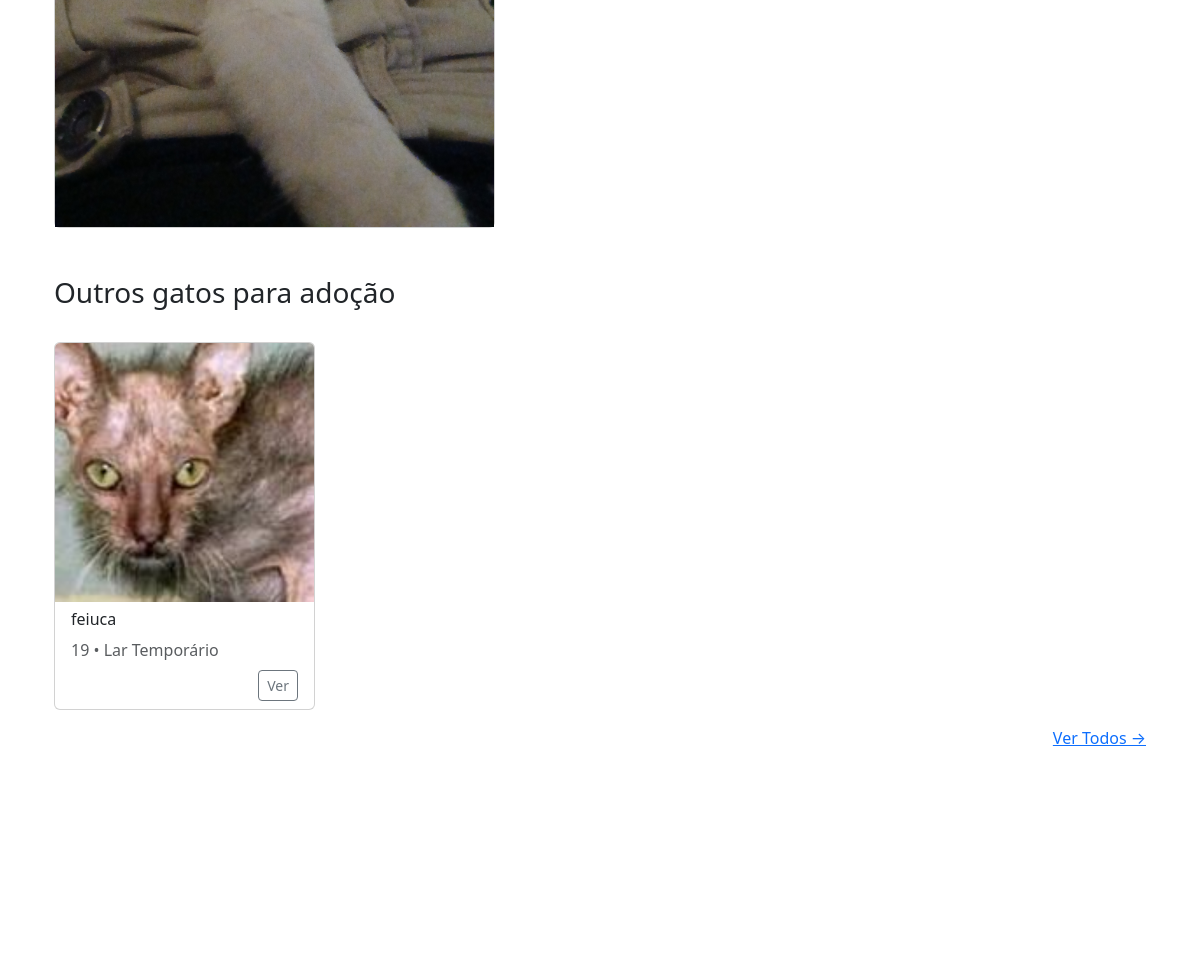
Page /adocoes/gato/2/ (middle part) on the earlier database version.
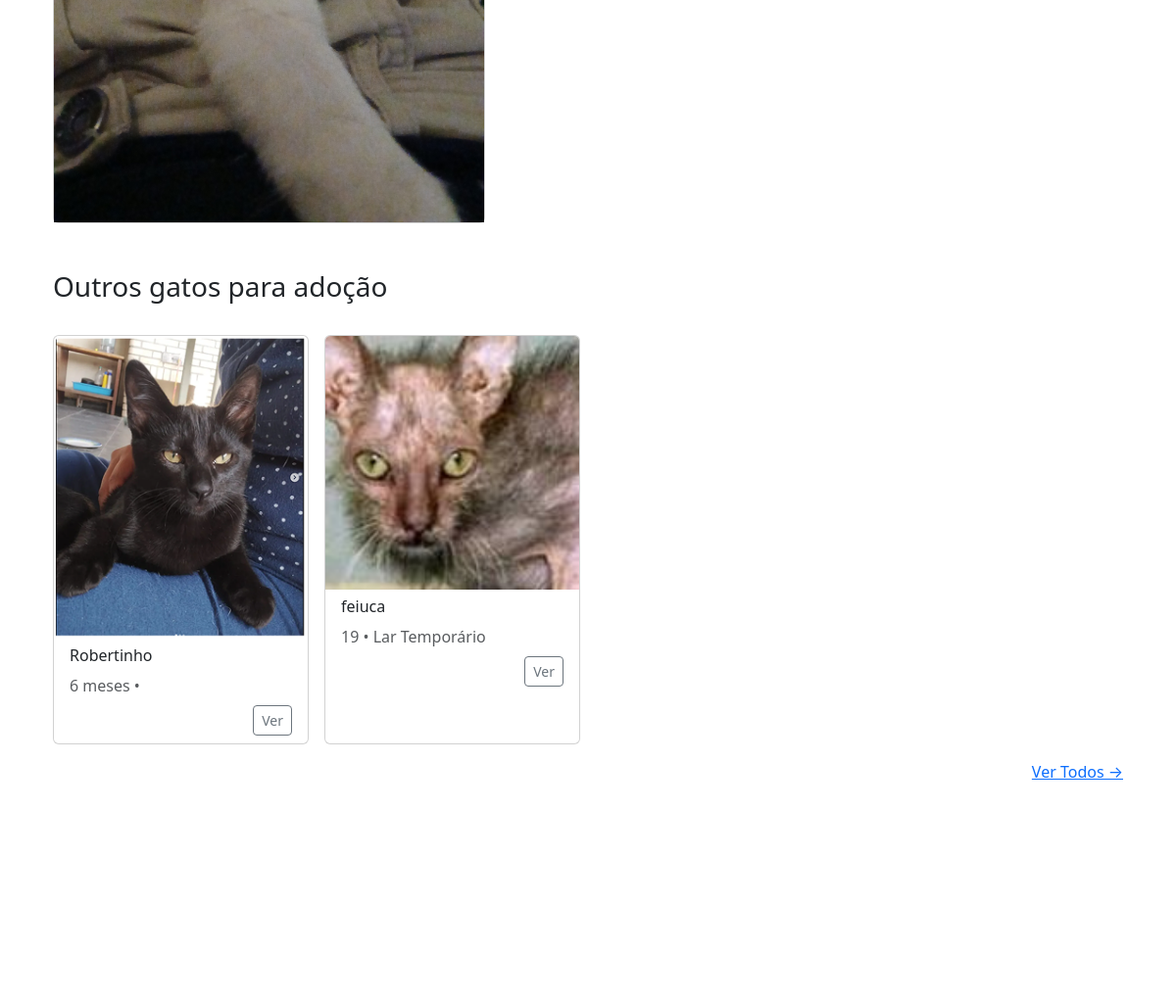
Same page on the later database version.
### gatos/models.py (models this page shows, shortened)
class Gato(models.Model):
    SEXO_CHOICES = [
        ("M", "Macho"),
        ("F", "Fêmea"),
    ]
    nome = models.CharField(max_length=100, verbose_name="Nome do gato")
    sexo = models.CharField(max_length=1, choices=SEXO_CHOICES, verbose_name="Sexo", blank=False, null=False)
    idade = models.CharField(max_length=10, verbose_name="Idade")
    descricao = models.TextField(max_length=10000, verbose_name="Sobre o gato")
    imagem = models.ImageField(upload_to="gatos/", verbose_name="Foto do gato")
    lar_temporario = models.BooleanField(default=False, verbose_name="Precisa de lar temporário")
    cuidado = models.ForeignKey(Cuidado, on_delete=models.CASCADE, verbose_name="Cuidados")
    temperamento = models.ForeignKey(Temperamento, on_delete=models.CASCADE, verbose_name="Temperamento")
    sociavel = models.ForeignKey(Sociavel, on_delete=models.CASCADE, verbose_name="Socialização")
    moradia = models.ForeignKey(Moradia, on_delete=models.CASCADE, verbose_name="Moradia adequada")
    adotado = models.BooleanField(default=False, verbose_name="Adotado")
    created_at = models.DateTimeField(auto_now_add=True, verbose_name="Criado em")
    updated_at = models.DateTimeField(auto_now=True, verbose_name="Atualizado em")
    class Meta:
        verbose_name = "Gato"
        verbose_name_plural = "Gatos"
        db_table = "gatos"
        ordering = ["-created_at"]

### adocoes/views.py (the view)
# urls.py: path('gato/<int:pk>/', views.GatoDetailView.as_view(), name='detail'),
class GatoDetailView(DetailView):
    model = Gato
    template_name = 'adocoes/adocao_detail.html'
    context_object_name = 'gato'
    def get_context_data(self, **kwargs):
        ctx = super().get_context_data(**kwargs)
        ctx['other_gatos'] = Gato.objects.filter(adotados__isnull=True).exclude(pk=self.object.pk)[:4]
        return ctx

### gatos/context_processors.py (called while the page is built)
def dashboard_totals(request):
    total_para_adocao = Gato.objects.exclude(id__in=Adotados.objects.values("gato")).count()
    total_lar_temporario = Gato.objects.filter(lar_temporario=True).exclude(id__in=Adotados.objects.values("gato")).count()
    total_adotados = Adotados.objects.count()
    return {
        "total_para_adocao": total_para_adocao,
        "total_lar_temporario": total_lar_temporario,
        "total_adotados": total_adotados,
    }

### adocoes/templates/adocoes/adocao_detail.html (shortened to what this page needs)
{% extends "ong/base.html" %}
{% load static %}
{% block content %}
<div class="detail-hero py-4">
  <div class="container">
    <div class="row g-4 align-items-center">
      <div class="col-lg-5">
        <div class="card image-card">
          {% if gato.imagem %}
            <img src="{{ gato.imagem.url }}" alt="{{ gato.nome }}" class="img-fluid main-photo">
          {% else %}
            <img src="{% static 'img/placeholder-cat.jpg' %}" alt="sem imagem" class="img-fluid main-photo">
          {% endif %}
        </div>
      </div>
    </div>
    <div class="other-section mt-5">
      <h3 class="other-title">Outros gatos para adoção</h3>
      <div class="row g-3 mt-3">
        {% for o in other_gatos %}
          <div class="col-md-3 col-sm-6">
            <div class="card card-cat small-card h-100">
              {% if o.imagem %}
                <img src="{{ o.imagem.url }}" class="card-img-top small-img" alt="{{ o.nome }}">
              {% else %}
                <img src="{% static 'img/placeholder-thumb.jpg' %}" class="card-img-top small-img" alt="sem imagem">
              {% endif %}
              <div class="card-body py-2 px-3">
                <h6 class="mb-1 small-name">{{ o.nome }}</h6>
                <p class="small-meta text-muted mb-0">
                  {% if o.idade %}{{ o.idade }}{% else %}—{% endif %} •
                  {% if o.lar_temporario %}Lar Temporário{% endif %}
                </p>
                <div class="mt-2 d-flex justify-content-end">
                  <a href="{% url 'adocoes:detail' o.pk %}" class="btn btn-sm btn-outline-secondary">Ver</a>
                </div>
              </div>
            </div>
          </div>
        {% empty %}
          <p>Nenhum outro gato disponível no momento.</p>
        {% endfor %}
      </div>
      <div class="mt-3 text-end">
        <a href="{% url 'adocoes:lista' %}" class="link-more">Ver Todos →</a>
      </div>
    </div>
  </div>
</div>
{% endblock %}

Differences in the rows shown:
added Gato: imagem (picture), nome "Robertinho", idade "6 meses"
